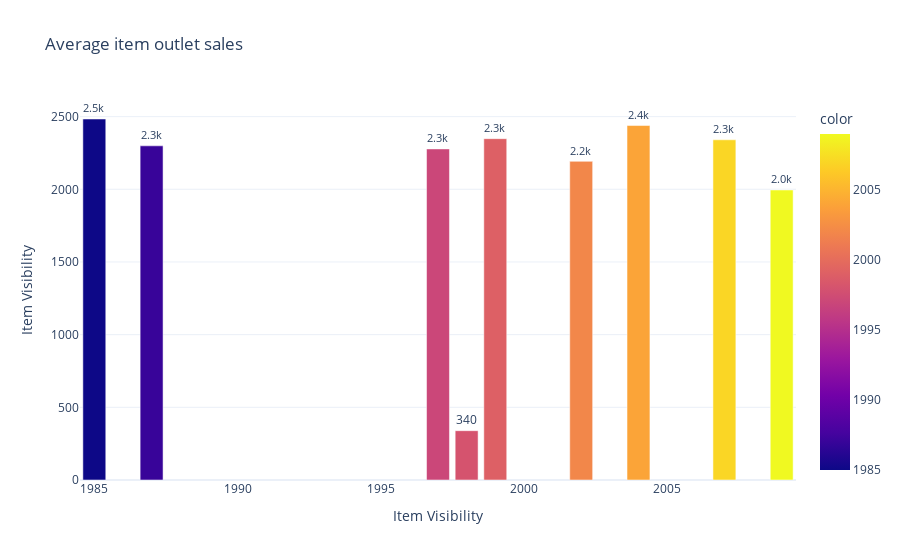

The notebook cell saved with this chart:
### Code cell
mean_house_value_by_op = df.groupby("Outlet_Establishment_Year")['Item_Outlet_Sales'].mean()

fig = px.bar(x= mean_house_value_by_op.index , y= mean_house_value_by_op.values, title="Average item outlet sales",
                 labels={'Value': 'Value'},
                template='plotly_white', color=mean_house_value_by_op.index)

fig.update_layout(xaxis_title='Item Visibility', yaxis_title='Item Visibility' )
fig.update_traces(texttemplate='%{y:.2s}', textposition='outside')
fig.show()

### Figure 1 — Plotly figure (JSON) as saved in the notebook; plotly's stock layout.template omitted (floating-point values rounded to 4 significant figures)
{"data": [{"alignmentgroup": "True", "hovertemplate": "x=%{x}<br>y=%{y}<br>color=%{marker.color}<extra></extra>", "legendgroup": "", "marker": {"color": [1985, 1987, 1997, 1998, 1999, 2002, 2004, 2007, 2009], "coloraxis": "coloraxis", "pattern": {"shape": ""}}, "name": "", "offsetgroup": "", "orientation": "v", "showlegend": false, "textposition": "outside", "texttemplate": "%{y:.2s}", "type": "bar", "x": [1985, 1987, 1997, 1998, 1999, 2002, 2004, 2007, 2009], "xaxis": "x", "y": [2484.0, 2299.0, 2278.0, 339.4, 2348.0, 2192.0, 2439.0, 2341.0, 1995.0], "yaxis": "y"}], "layout": {"autosize": true, "barmode": "relative", "coloraxis": {"colorbar": {"title": {"text": "color"}}, "colorscale": [[0, "#0d0887"], [0.1111, "#46039f"], [0.2222, "#7201a8"], [0.3333, "#9c179e"], [0.4444, "#bd3786"], [0.5556, "#d8576b"], [0.6667, "#ed7953"], [0.7778, "#fb9f3a"], [0.8889, "#fdca26"], [1, "#f0f921"]]}, "legend": {"tracegroupgap": 0}, "title": {"text": "Average item outlet sales"}, "xaxis": {"anchor": "y", "autorange": true, "domain": [0, 1], "range": [1984.0, 2010.0], "title": {"text": "Item Visibility"}, "type": "linear"}, "yaxis": {"anchor": "x", "autorange": true, "domain": [0, 1], "range": [0, 2614.0], "title": {"text": "Item Visibility"}, "type": "linear"}}}
